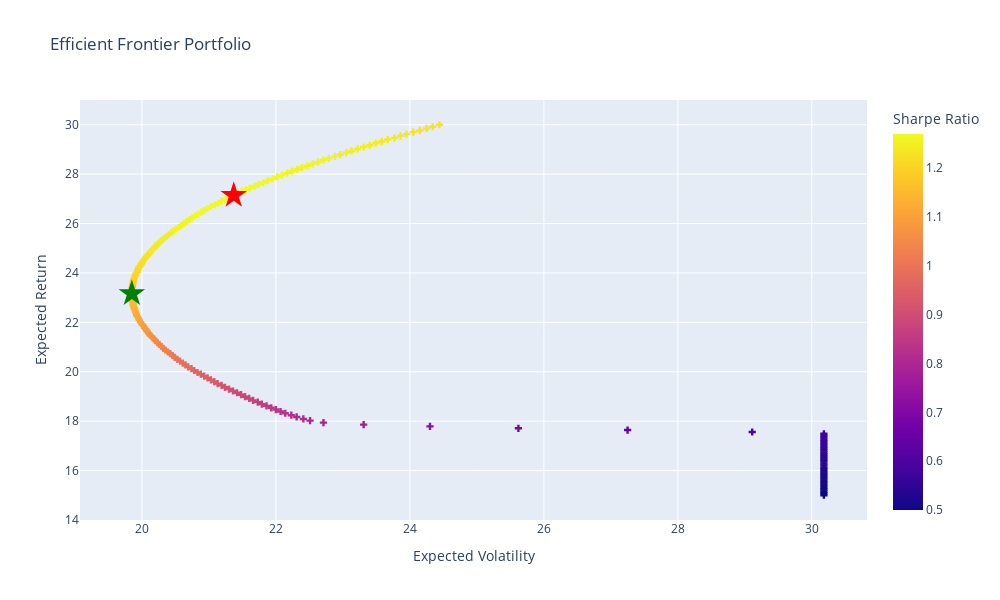

The code cell stored with this chart in its notebook:
### Code cell
# Plot efficient frontier portfolio
fig = px.scatter(
    efport, x='targetvols', y='targetrets',  color='targetsharpe',
    labels={'targetrets': 'Expected Return', 'targetvols': 'Expected Volatility','targetsharpe': 'Sharpe Ratio'},
    title="Efficient Frontier Portfolio"
     ).update_traces(mode='markers', marker=dict(symbol='cross'))


# Plot maximum sharpe portfolio
fig.add_scatter(
    mode='markers',
    x=[100*portfolio_stats(opt_sharpe['x'])[1]], 
    y=[100*portfolio_stats(opt_sharpe['x'])[0]],
    marker=dict(color='red', size=20, symbol='star'),
    name = 'Max Sharpe'
).update(layout_showlegend=False)

# Plot minimum variance portfolio
fig.add_scatter(
    mode='markers',
    x=[100*portfolio_stats(opt_var['x'])[1]], 
    y=[100*portfolio_stats(opt_var['x'])[0]],
    marker=dict(color='green', size=20, symbol='star'),
    name = 'Min Variance'
).update(layout_showlegend=False)

# Show spikes
fig.update_xaxes(showspikes=True)
fig.update_yaxes(showspikes=True)
fig.show()

### Figure 1 — Plotly figure (JSON) as saved in the notebook; plotly's stock layout.template omitted (floating-point values rounded to 4 significant figures; data arrays with more than 128 entries replaced by an {"elided": "..."} marker saying what was removed)
{"data": [{"hovertemplate": "Expected Volatility=%{x}<br>Expected Return=%{y}<br>Sharpe Ratio=%{marker.color}<extra></extra>", "legendgroup": "", "marker": {"color": {"elided": "200 float values"}, "coloraxis": "coloraxis", "symbol": "cross"}, "mode": "markers", "name": "", "orientation": "v", "showlegend": false, "type": "scatter", "x": {"elided": "200 float values"}, "xaxis": "x", "y": {"elided": "200 float values"}, "yaxis": "y"}, {"marker": {"color": "red", "size": 20, "symbol": "star"}, "mode": "markers", "name": "Max Sharpe", "type": "scatter", "x": [21.37], "y": [27.14]}, {"marker": {"color": "green", "size": 20, "symbol": "star"}, "mode": "markers", "name": "Min Variance", "type": "scatter", "x": [19.85], "y": [23.16]}], "layout": {"coloraxis": {"colorbar": {"title": {"text": "Sharpe Ratio"}}, "colorscale": [[0, "#0d0887"], [0.1111, "#46039f"], [0.2222, "#7201a8"], [0.3333, "#9c179e"], [0.4444, "#bd3786"], [0.5556, "#d8576b"], [0.6667, "#ed7953"], [0.7778, "#fb9f3a"], [0.8889, "#fdca26"], [1, "#f0f921"]]}, "height": 600, "legend": {"tracegroupgap": 0}, "showlegend": false, "title": {"text": "Efficient Frontier Portfolio"}, "width": 1000, "xaxis": {"anchor": "y", "domain": [0, 1], "showspikes": true, "title": {"text": "Expected Volatility"}}, "yaxis": {"anchor": "x", "domain": [0, 1], "showspikes": true, "title": {"text": "Expected Return"}}}}
